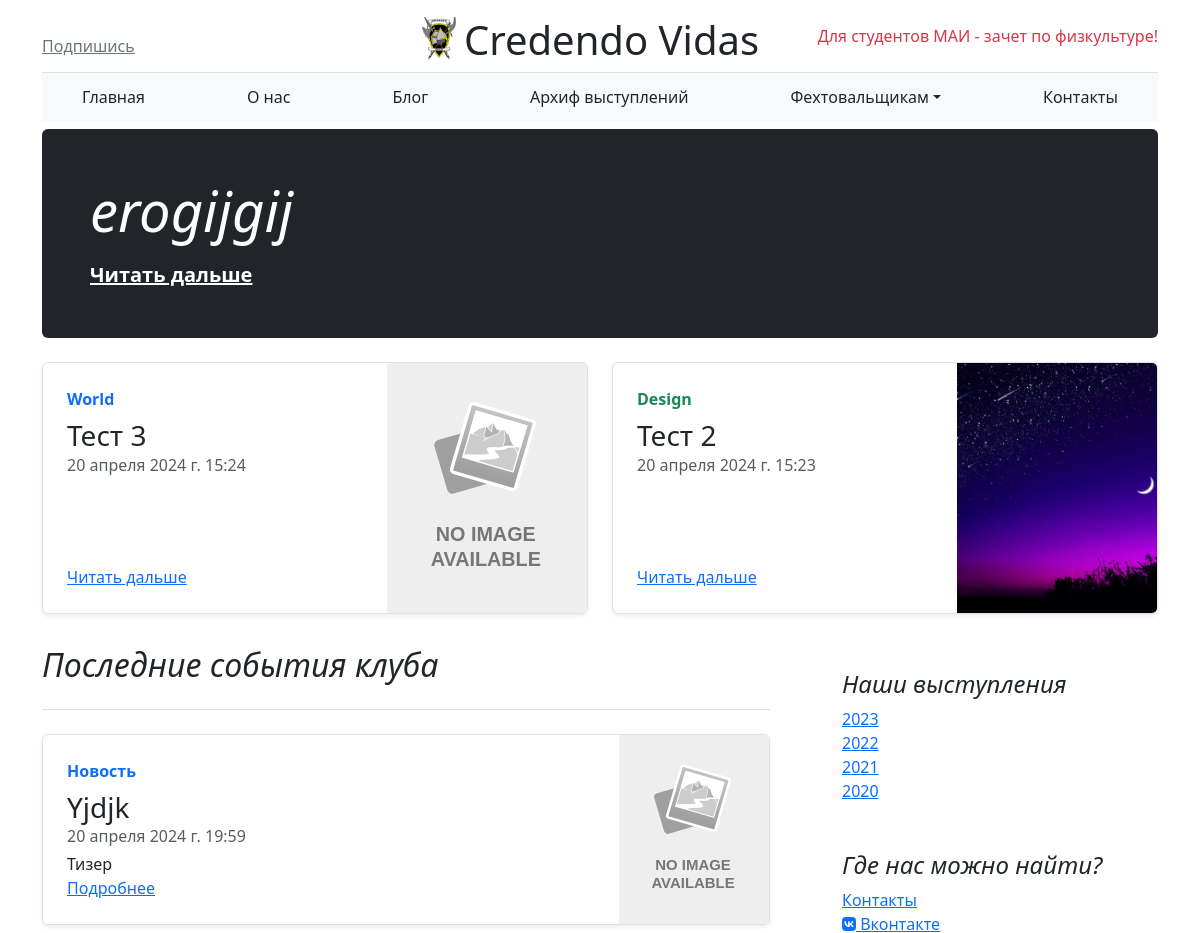
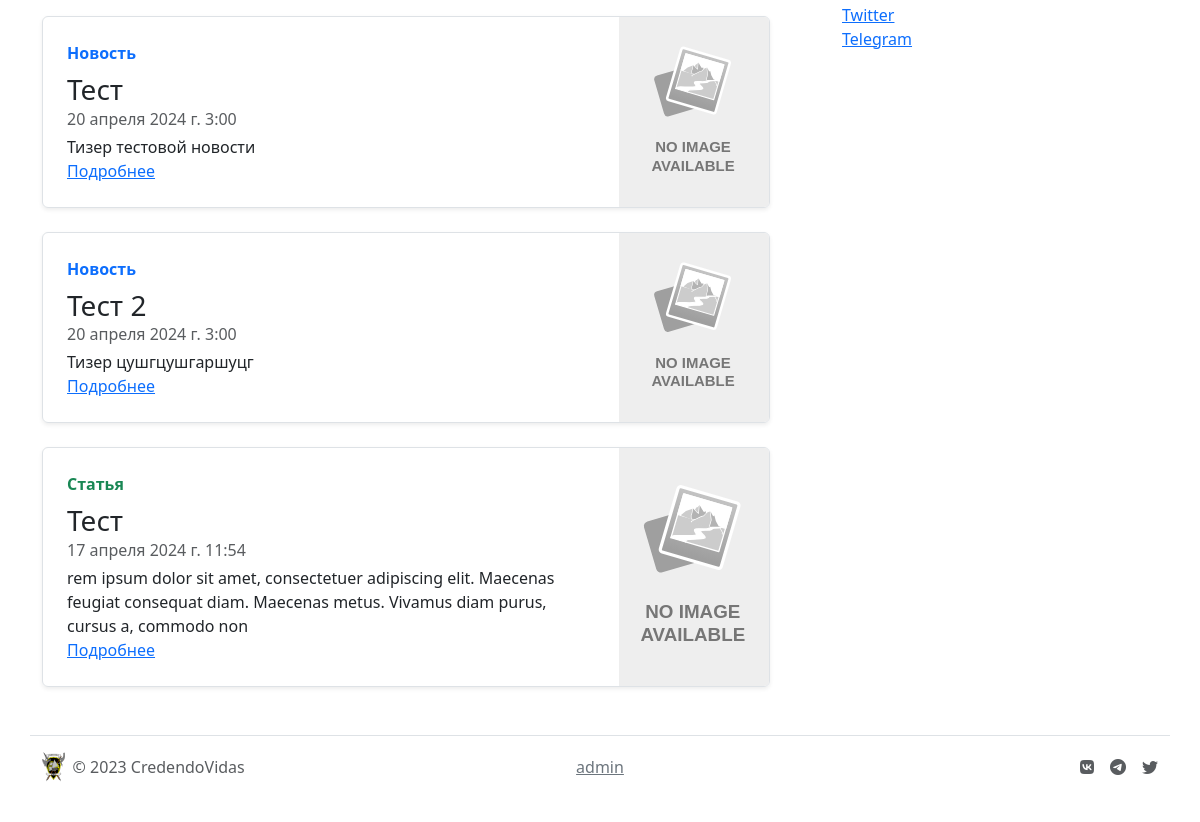
The page / on the database its author committed (2 pictures, top to bottom).
### blog/models.py (models this page shows, shortened)
class Post(models.Model):
    id = models.AutoField(primary_key=True, unique=True)
    title = models.CharField('Заголовок', max_length=50)
    body = models.TextField('Тело статьи')
    date = models.DateTimeField('Дата создания', auto_now_add=True)
    author = CurrentUserField(related_name='post_author', add_only=True, on_delete=models.CASCADE, verbose_name='Автор')
    cover = models.ImageField('Обложка', blank=True)
    teaser = models.CharField('Краткое описание', max_length=200, blank=True)
    is_published = models.BooleanField('Опубликовать', default=False)
    type = models.CharField('Тип', max_length=20, default='post')
    class Meta:
        verbose_name = 'Пост'
        verbose_name_plural = 'Посты'

### main/models.py (models this page shows, shortened)
class News(models.Model):
    id = models.AutoField(primary_key=True)
    title = models.CharField('Заголовок', max_length=200)
    teaser = models.CharField('Сводка', max_length=300, default="Тизер")
    content = models.TextField('Контент', blank=True)
    date = models.DateTimeField(auto_now_add=True)
    type = models.CharField('Тип', max_length=20, default='news')
    class Meta:
        verbose_name = 'Новость'
        verbose_name_plural = 'Новости'

### main/views.py (the view)
# urls.py: path('', views.index, name='home'),
def index(request):
    resent_posts = Post.objects.order_by('-date')[:3]
    resent_articles = Post.objects.order_by('-date')[3:10]
    resent_news = News.objects.order_by('-date')[:10]
    event_list = sorted(
        list(chain(resent_articles, resent_news))[:10],
        key=attrgetter('date'),
        reverse=True
    )
    context = {
        "resent_posts": resent_posts,
        "resent_news" : event_list
    }
    return render(request, 'main/index.html', context)

### templates/main/index.html (shortened to what this page needs)
{% extends 'main/layout.html' %}
{% load static %}
{% block content %}
    <main class="container">
      <div class="p-4 p-md-5 mb-4 text-white rounded bg-dark">
        <div class="col-md-6 px-0">
          <h1 class="display-4 fst-italic">{{ resent_posts.0.title }}</h1>
          <p class="lead mb-0"><a href="blog/post-{{ resent_posts.0.id }}" class="text-white fw-bold">Читать дальше</a></p>
        </div>
      </div>
      <div class="row mb-2">
        <div class="col-md-6">
          <div class="row g-0 border rounded overflow-hidden flex-md-row mb-4 shadow-sm h-md-250 position-relative">
            <div class="col p-4 d-flex flex-column position-static">
              <strong class="d-inline-block mb-2 text-primary">World</strong>
              <h3 class="mb-0">{{ resent_posts.1.title }}</h3>
              <div class="mb-1 text-muted">{{ resent_posts.1.date }}</div>
              <a href="blog/post-{{ resent_posts.1.id }}" class="stretched-link">Читать дальше</a>
            </div>
            <div class="col-auto d-none d-lg-block">
                  <image style="object-fit: cover" class="img" src="{{ resent_posts.1.cover.url }}" width="200" height="250" onerror="this.src='{% static 'img/noimage.svg' %}';"/>
            </div>
          </div>
        </div>
        <div class="col-md-6">
          <div class="row g-0 border rounded overflow-hidden flex-md-row mb-4 shadow-sm h-md-250 position-relative">
            <div class="col p-4 d-flex flex-column position-static">
              <strong class="d-inline-block mb-2 text-success">Design</strong>
              <h3 class="mb-0">{{ resent_posts.2.title }}</h3>
              <div class="mb-1 text-muted">{{ resent_posts.2.date }}</div>
              <a href="blog/post-{{ resent_posts.2.id }}" class="stretched-link">Читать дальше</a>
            </div>
            <div class="col-auto d-none d-lg-block">
                  <image style="object-fit: cover" class="img" src="{{ resent_posts.2.cover.url }}" width="200" height="250" onerror="this.src='{% static 'img/noimage.svg' %}';"/>
            </div>
          </div>
        </div>
      </div>
      <div class="row g-5">
        <div class="col-md-8">
          <h2 class="pb-4 mb-4 fst-italic border-bottom">
            Последние события клуба
          </h2>
            {% for news in resent_news %}
               <div class="row g-0 border rounded overflow-hidden flex-md-row mb-4 shadow-sm h-md-250 position-relative">
                    <div class="col p-4 d-flex flex-column position-static">
                        {% if news.type == 'news' %}
                            <strong class="d-inline-block mb-2 text-primary">Новость</strong>
                        {% elif news.type == 'post' %}
                            <strong class="d-inline-block mb-2 text-success">Статья</strong>
                        {% endif %}
                        <h3 class="mb-0">{{ news.title }}</h3>
                        <div class="mb-1 text-muted">{{ news.date }}</div>
                        <p class="card-text mb-auto">{{ news.teaser }}</p>
                        {% if news.type == 'news' %}
                            <a href="news-{{ news.id }}" class="stretched-link">Подробнее</a>
                        {% elif news.type == 'post' %}
                            <a href="blog/post-{{ news.id }}" class="stretched-link">Подробнее</a>
                        {% endif %}
                    </div>
                    <div class="col-auto d-none d-lg-block">
                          <image style="object-fit: cover" class="img" src="{{post.cover.url }}" width="150" height="100%" onerror="this.src='{% static 'img/noimage.svg' %}';"/>
                    </div>
                </div>
            {% endfor %}
        </div>
          {% include 'main/aside.html' %}
      </div>
    </main>
{% endblock %}

### rows shown on the page
Post: title "erogijgij"
Post: title "Тест 3", date "20 апреля 2024 г. 15:24"
Post: title "Тест 2", date "20 апреля 2024 г. 15:23", cover (picture)
News: type "Новость", title "Yjdjk", date "20 апреля 2024 г. 19:59", teaser "Тизер"
News: type "Новость", title "Тест", date "20 апреля 2024 г. 3:00", teaser "Тизер тестовой новости"
News: type "Новость", title "Тест 2", date "20 апреля 2024 г. 3:00", teaser "Тизер цушгцушгаршуцг"
Post: type "Статья", title "Тест", date "17 апреля 2024 г. 11:54", teaser "rem ipsum dolor sit amet, consectetuer adipiscing elit. Maecenas feugiat consequat diam. Maecenas metus. Vivamus diam purus, cursus a, commodo non"
